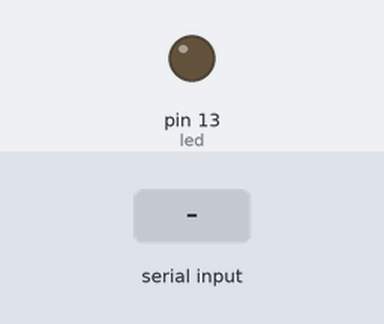
This sketch was run on a simulated Arduino Uno, built with avr-gcc and run on an emulated ATmega328P. On the bench: output pins drawn as LEDs (lit = HIGH). The test bench sets the inputs (shaded band).

Above: at 1.2 s.
1.3 s: "H" received over Serial
At 2.5 s:
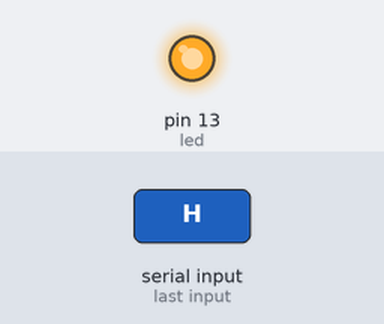
2.8 s: "L" received over Serial
At 3.8 s:
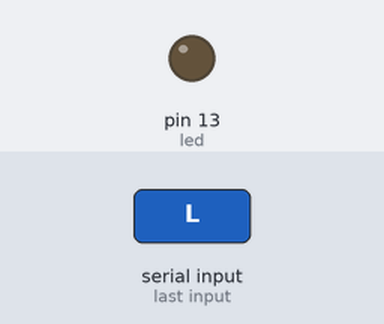
Timing chart, 0 to 5.8 s (numbered marks = the images above; inputs shaded):
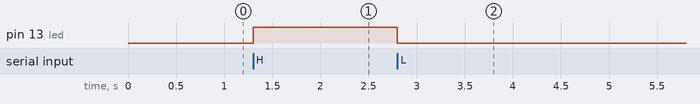

Measured:
- after the input at 1.3 s, pin 13 (led): LOW → HIGH at once
- after the input at 2.8 s, pin 13 (led): HIGH → LOW at once

The sketch:

serial_communication_between_two_arduino2.ino
```cpp
int led = 13;
char x;

void setup()
{

  pinMode(led, OUTPUT);
  Serial.begin(9600);

}

void loop()
{

  if(Serial.available()>0){

    x = Serial.read();

   switch (x){
   case 'L':
      digitalWrite(led, LOW);
   break;

   case 'H':
     digitalWrite(led, HIGH);
   break;

   default:
   break;
  }
   }

}
```
